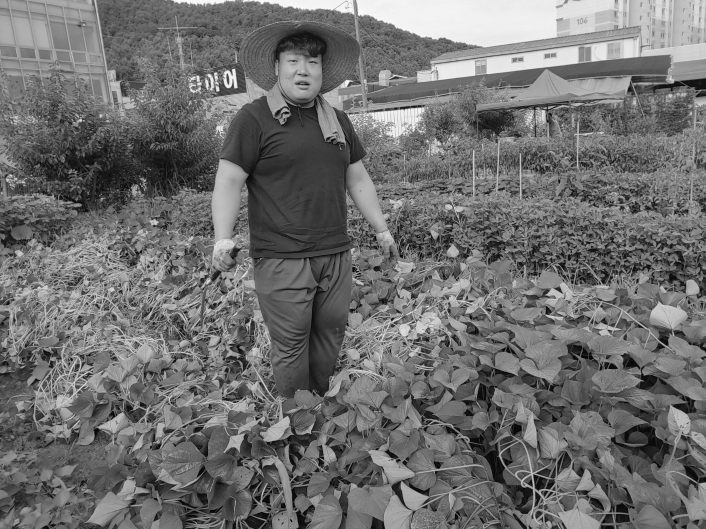
#> input picture 1/san1.jpg, 1411 x 1058 px, found by its file name (shown at 1/2 size)
$ python 3.py
#> lines starting #> are read from the running program, lines starting #| are printed output that depends on the picture; after the words box and inside, x2 and y2 are one past the last pixel; in counts of white or black regions, pixels touching at a corner belong together
import cv2

img = cv2.imread('D:\image\san1.jpg', cv2.IMREAD_GRAYSCALE) # 파일 읽어 오기(흑백)
#> img is the input picture: shape (1058, 1411); min 0, max 255, mean 111.1

ret, img_bin_30 = cv2.threshold(img, 30, 255, cv2.THRESH_BINARY) # 이진화
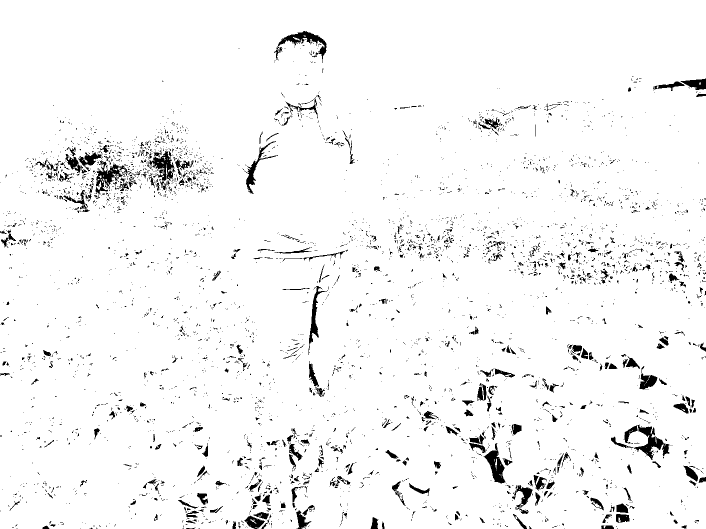
#> img_bin_30: shape (1058, 1411) (shown at 1/2 size); 96% white; 4290 black regions (3853 under 20 px), largest, box (x1, y1, x2, y2) and area: (1268, 849, 1340, 920) 1701, (548, 62, 653, 126) 1615, (191, 321, 259, 390) 1552
cv2.imshow('bin', img_bin_30)    # Threshold값 30부터 순서대로 출력, 저장
cv2.waitKey()
cv2.destroyAllWindows()
cv2.imwrite('D:\image\san1_bin_30.jpg', img_bin_30)

ret, img_bin_60 = cv2.threshold(img, 60, 255, cv2.THRESH_BINARY)
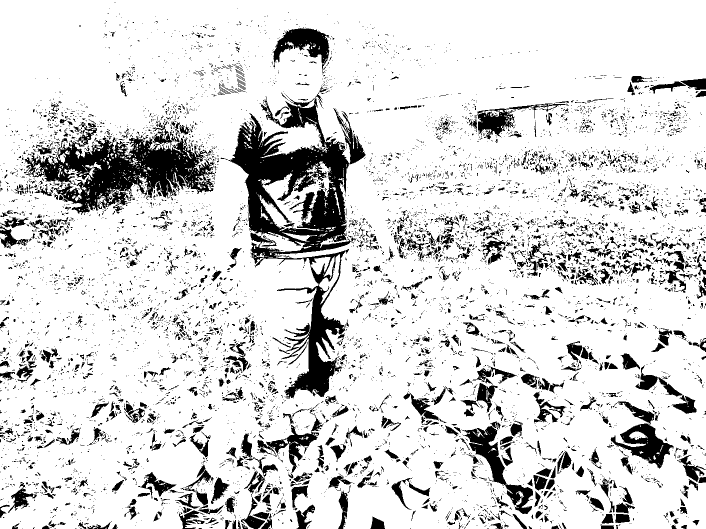
#> img_bin_60: shape (1058, 1411) (shown at 1/2 size); 84.8% white; 7978 black regions (6942 under 20 px), largest, box (x1, y1, x2, y2) and area: (441, 174, 712, 798) 47751, (49, 244, 431, 430) 28702, (925, 852, 1066, 1028) 5745
cv2.imshow('bin', img_bin_60)
cv2.waitKey()
cv2.destroyAllWindows()
cv2.imwrite('D:\image\san1_bin_60.jpg', img_bin_60)

ret, img_bin_90 = cv2.threshold(img, 90, 255, cv2.THRESH_BINARY)
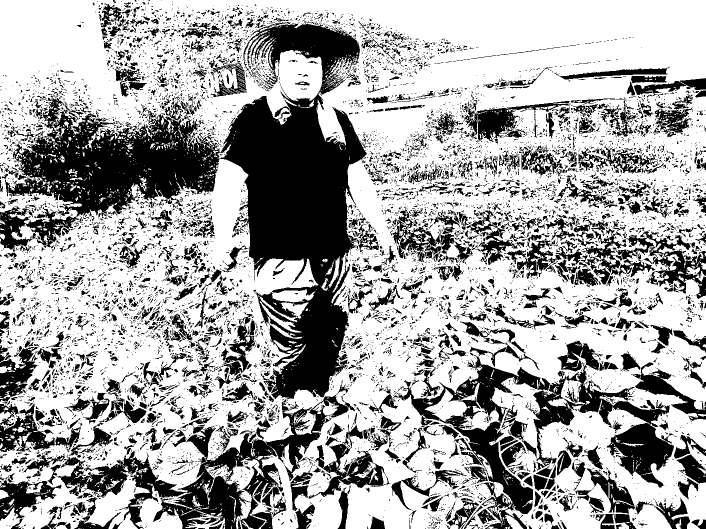
#> img_bin_90: shape (1058, 1411) (shown at 1/2 size); 66% white; 9574 black regions (8253 under 20 px), largest, box (x1, y1, x2, y2) and area: (0, 44, 758, 799) 167187, (113, 789, 710, 1058) 37352, (788, 706, 1100, 1058) 23246
cv2.imshow('bin', img_bin_90)
cv2.waitKey()
cv2.destroyAllWindows()
cv2.imwrite('D:\image\san1_bin_90.jpg', img_bin_90)

ret, img_bin_120 = cv2.threshold(img, 120, 255, cv2.THRESH_BINARY)
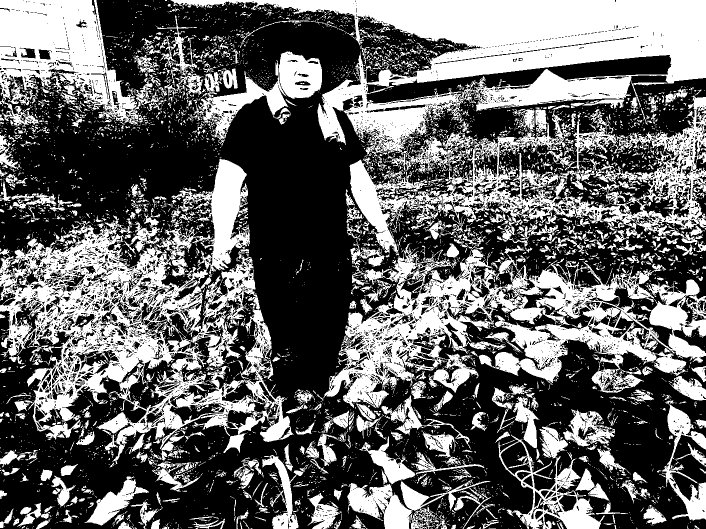
#> img_bin_120: shape (1058, 1411) (shown at 1/2 size); 40.2% white; 6380 white regions (5641 under 20 px), largest, box (x1, y1, x2, y2) and area: (341, 0, 1411, 315) 122697, (0, 318, 588, 928) 115994, (633, 467, 1411, 816) 90930
cv2.imshow('bin', img_bin_120)
cv2.waitKey()
cv2.destroyAllWindows()
cv2.imwrite('D:\image\san1_bin_120.jpg', img_bin_120)

ret, img_bin_150 = cv2.threshold(img, 150, 255, cv2.THRESH_BINARY)
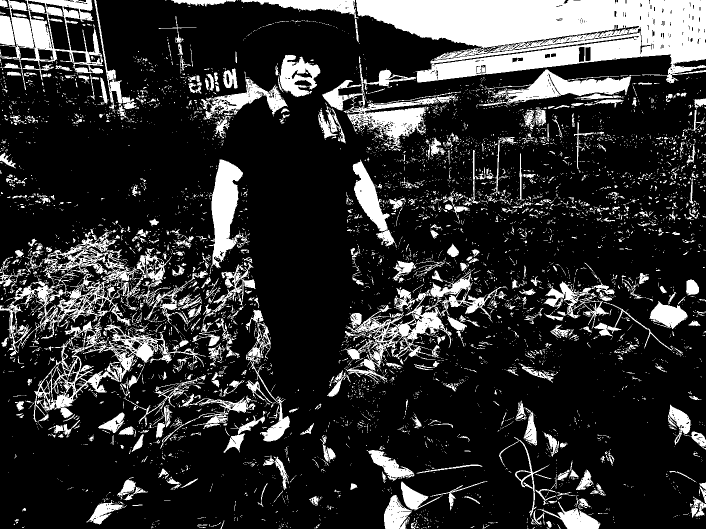
#> img_bin_150: shape (1058, 1411) (shown at 1/2 size); 19.1% white; 6212 white regions (5568 under 20 px), largest, box (x1, y1, x2, y2) and area: (712, 0, 1411, 167) 75099, (0, 462, 412, 847) 28285, (690, 538, 1014, 768) 12914
cv2.imshow('bin', img_bin_150)
cv2.waitKey()
cv2.destroyAllWindows()
cv2.imwrite('D:\image\san1_bin_150.jpg', img_bin_150)

ret, img_bin_180 = cv2.threshold(img, 180, 255, cv2.THRESH_BINARY)
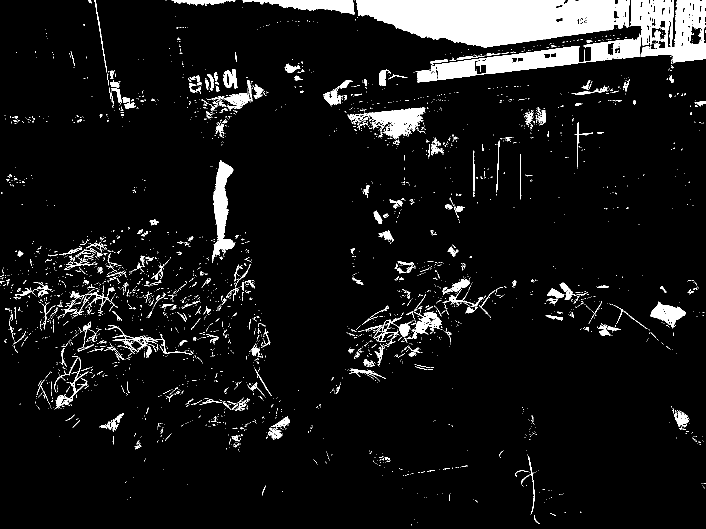
#> img_bin_180: shape (1058, 1411) (shown at 1/2 size); 7.7% white; 3210 white regions (2902 under 20 px), largest, box (x1, y1, x2, y2) and area: (712, 0, 1259, 95) 37446, (831, 67, 1282, 165) 12794, (1259, 0, 1411, 128) 12135
cv2.imshow('bin', img_bin_180)
cv2.waitKey()
cv2.destroyAllWindows()
cv2.imwrite('D:\image\san1_bin_180.jpg', img_bin_180)

ret, img_bin_210 = cv2.threshold(img, 210, 255, cv2.THRESH_BINARY)
#> img_bin_210: shape (1058, 1411); 3.8% white; 766 white regions (703 under 20 px), largest, box (x1, y1, x2, y2) and area: (713, 0, 1247, 95) 33629, (973, 93, 1156, 148) 5253, (486, 0, 709, 29) 3012
cv2.imshow('bin', img_bin_210)
cv2.waitKey()
cv2.destroyAllWindows()
cv2.imwrite('D:\image\san1_bin_210.jpg', img_bin_210)

ret, img_bin_240 = cv2.threshold(img, 240, 255, cv2.THRESH_BINARY)
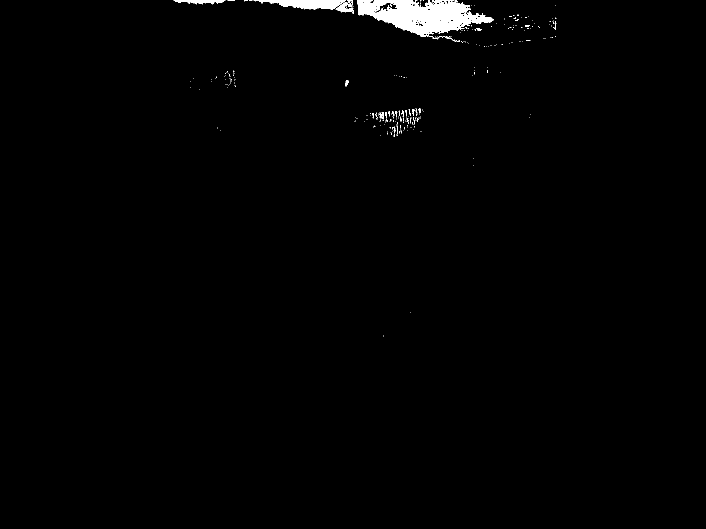
#> img_bin_240: shape (1058, 1411) (shown at 1/2 size); 1% white; 302 white regions (276 under 20 px), largest, box (x1, y1, x2, y2) and area: (714, 0, 988, 75) 11267, (507, 0, 692, 20) 2156, (347, 0, 451, 9) 544
cv2.imshow('bin', img_bin_240)
cv2.waitKey()
cv2.destroyAllWindows()
cv2.imwrite('D:\image\san1_bin_240.jpg', img_bin_240)
